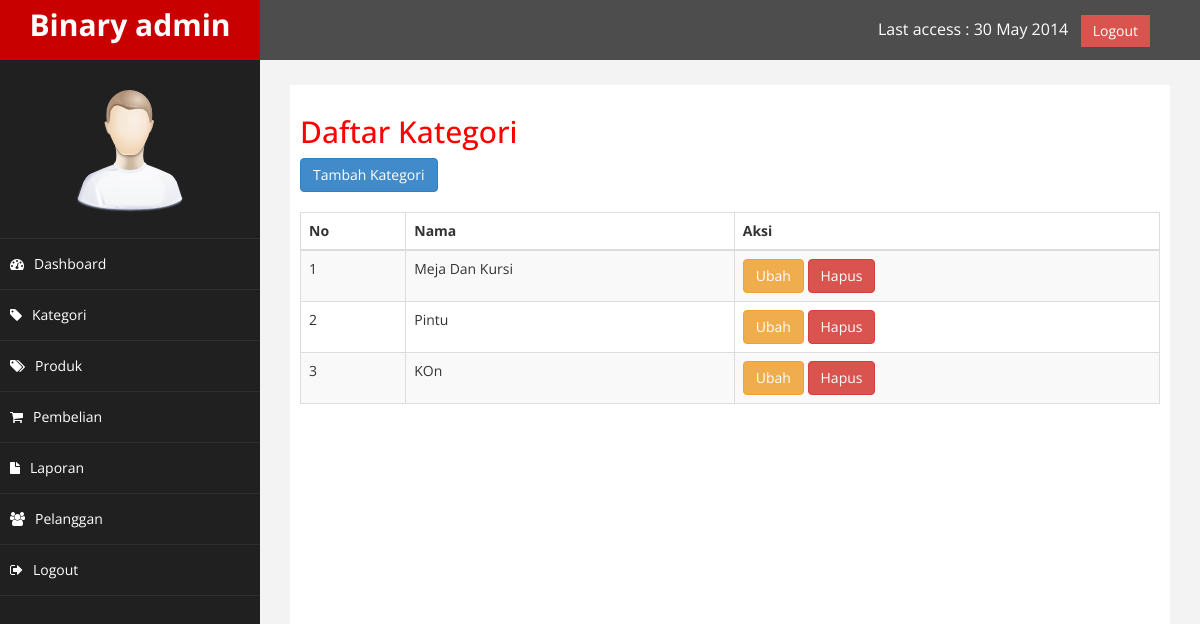
Screenshot of /admin/index.php?halaman=kategori (signed in) with the database file from the repository.
### tables this page shows
CREATE TABLE `kategori` (
  `id_kategori` int(11) NOT NULL,
  `nama_kategori` varchar(200) NOT NULL
);

### admin/kategori.php (the view)
<?php
$ambil = $conn->query("SELECT * FROM kategori");
$data = [];
while($pecah = $ambil->fetch_assoc()){
	$data[] = $pecah;
}
?>
<h2>Daftar Kategori</h2>
<a href="index.php?halaman=tambahKategori" class="btn btn-primary">Tambah Kategori</a>
<br>
<br>
<table class="table table-hover table-striped table-bordered">
	<thead>
		<tr>
			<th>No</th>
			<th>Nama</th>
			<th>Aksi</th>
		</tr>
	</thead>
	<tbody>
		<?php foreach ($data as $key => $value): ?>
		<tr>
			<td><?php echo $key+1 ?></td>
			<td><?php echo $value['nama_kategori'] ?></td>
			<td>
				<a class="btn btn-warning" href="index.php?halaman=ubahKategori&id=<?php echo $value['id_kategori'] ?>">Ubah</a>
				<a class="btn btn-danger" href="index.php?halaman=hapusKategori&id=<?php echo $value['id_kategori'] ?>" onclick="return confirm('Anda yakin akan menghapus data ini?')">Hapus</a>
			</td>
		</tr>
		<?php endforeach ?>
	</tbody>
</table>

### admin/assets/css/custom.css (style rules this page uses)
body { font-family: 'Open Sans', sans-serif; }
h2 { color: #f00; }

### rows the page displays
kategori: nama_kategori "Meja Dan Kursi"
kategori: nama_kategori "Pintu"
kategori: nama_kategori "KOn"
